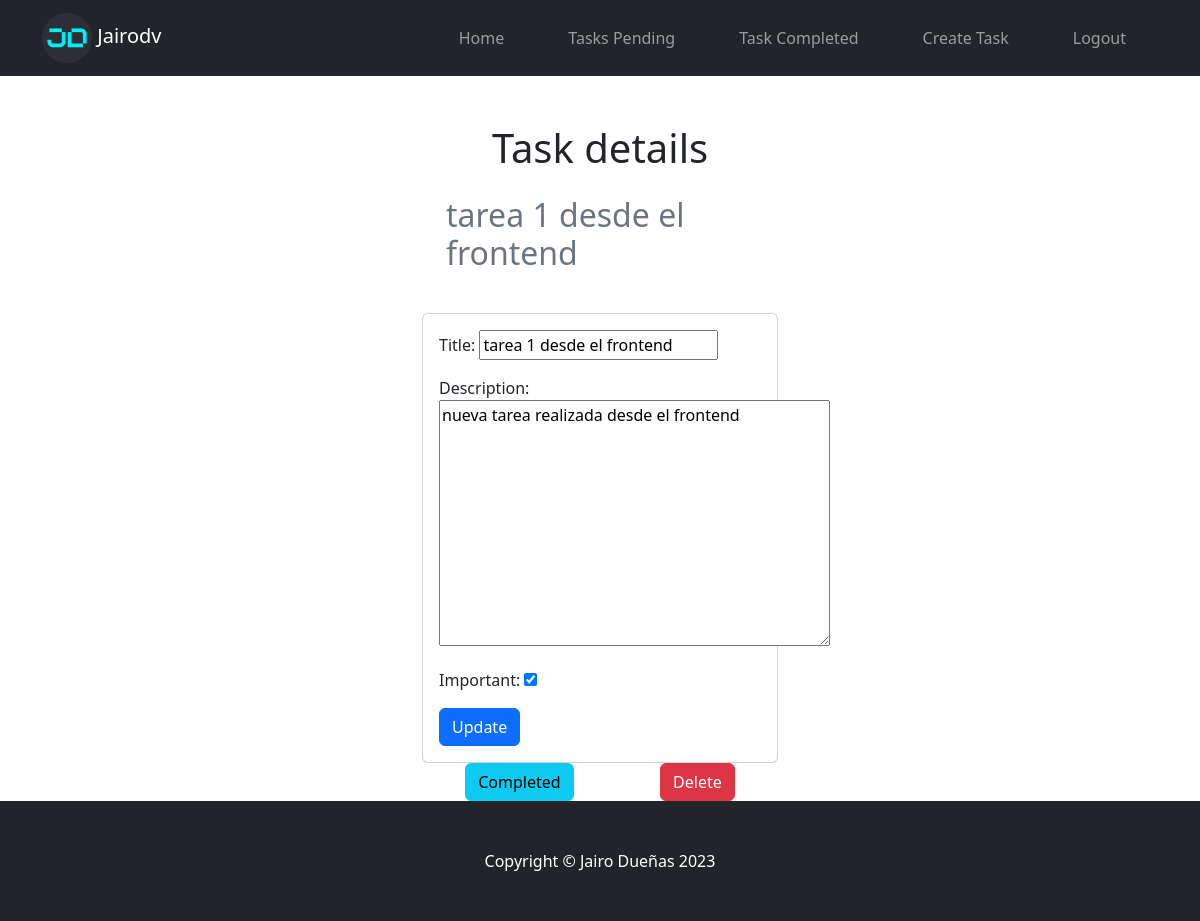
The page /tasks/3/ (signed in) on the database as committed earlier.
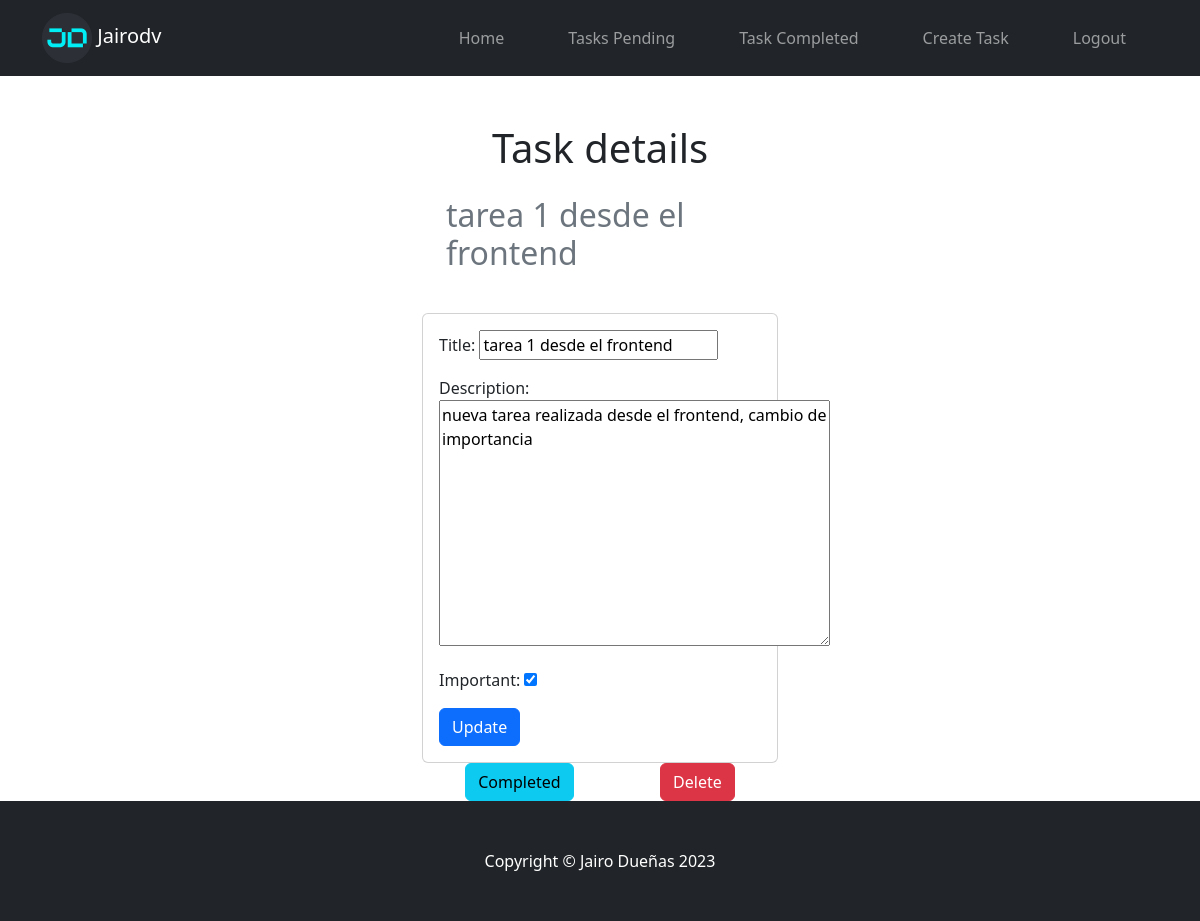
The same page on the database as committed later.
### tasks/models.py (models this page shows, shortened)
class Task(models.Model):
  title = models.CharField(max_length=200)
  description = models.TextField(blank=True)
  created = models.DateTimeField(auto_now_add=True)
  datecompleted = models.DateTimeField(null=True, blank=True)
  important = models.BooleanField(default=False)
  user = models.ForeignKey(User, on_delete=models.CASCADE)
  class Meta:
    verbose_name='task'
    verbose_name_plural='tasks'

### tasks/views.py (the view, shortened to what this page needs)
# urls.py: path('tasks/<int:task_id>/', views.task_detail, name='task_detail'),
@login_required
def task_detail(request, task_id):
  if request.method == 'GET':
    task = get_object_or_404(Task, pk=task_id, user=request.user)
    form = TaskForm(instance=task)
    return render(request, 'tasks/task_detail.html', {'task':task, 'form':form})

### tasks/form.py
class TaskForm(forms.ModelForm):
  class Meta:
    model = Task
    fields = ['title', 'description', 'important']

### tasks/templates/tasks/task_detail.html (shortened to what this page needs)
{% extends 'base.html' %}
{% load static %}
{% block content %}
<main class="container">
  <div class="row">
    <div class="col-md-4 offset-md-4">
      <div class="container p-4">
        <h1 class="text-center my-4">Task details</h1>
        <h2 class="text-secondary">{{task.title}} </h2>
      </div>
      <div class="card card-body">
        <form method="POST">
          {{form.as_p}}
          <button class="btn btn-primary">Update</button>
        </form>
      </div>
      <div class="d-flex justify-content-around">
        <form action="{% url 'complete_task' task.id %}" method="POST">
          <button class="btn btn-info">Completed</button>
        </form>
        <form action="{% url 'delete_task' task.id %}" method="POST">
          <button class="btn btn-danger">Delete</button>
        </form>
      </div>
    </div>
  </div>
</main>
{% endblock content %}

Rows that differ between the two databases and show on the page:
changed Task "tarea 1 desde el frontend": description "nueva tarea realizada desde el frontend" → "nueva tarea realizada desde el frontend, cambio de importancia"
